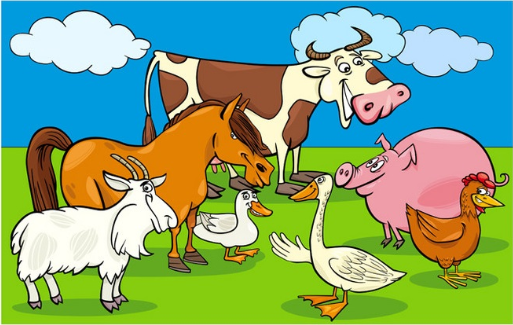
#> input picture images/r1.png, 513 x 325 px, found by its file name
$ python fark.py
#> lines starting #> are read from the running program, lines starting #| are printed output that depends on the picture; after the words box and inside, x2 and y2 are one past the last pixel; in counts of white or black regions, pixels touching at a corner belong together
import cv2

r1=cv2.imread("/home/serkan/Belgeler/2021-oyg1-hs-s1/images/r1.png")
#> r1 is the input picture: shape (325, 513, 3); mean B, G, R 123.3, 166.3, 127.4
r2=cv2.imread("/home/serkan/Belgeler/2021-oyg1-hs-s1/images/r2.png")
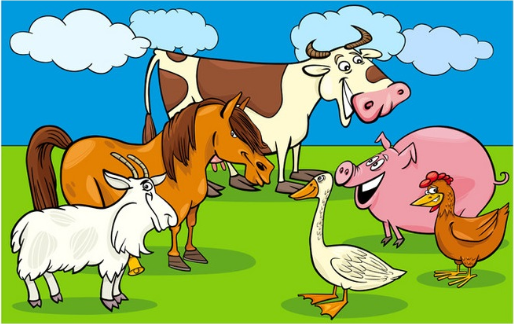
#> input picture images/r2.png, 514 x 324 px, found by its file name
#> r2 is the input picture: shape (324, 514, 3); mean B, G, R 121.4, 167.9, 129.3

r1=cv2.resize(r1,(513,325),interpolation=cv2.INTER_AREA)
r2=cv2.resize(r2,(513,325),interpolation=cv2.INTER_AREA)
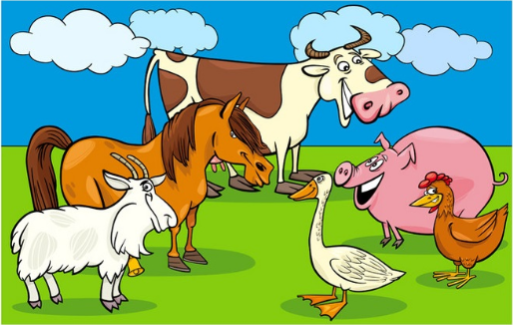
#> r2: shape (325, 513, 3); mean B, G, R 121.3, 167.8, 129.2
fark=cv2.absdiff(r1,r2)
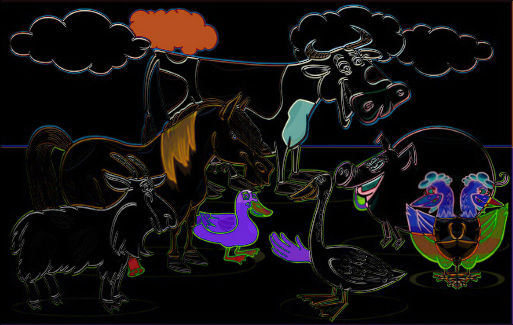
#> fark: shape (325, 513, 3); mean B, G, R 17.2, 17.2, 20.1
fark=cv2.cvtColor(fark,cv2.COLOR_BGR2GRAY)
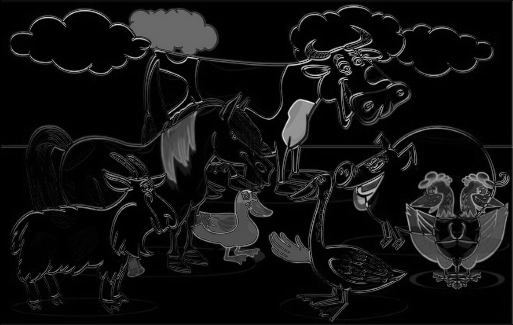
#> fark: shape (325, 513); min 0, max 238, mean 18.1

t,sb=cv2.threshold(fark,50,255,cv2.THRESH_BINARY_INV)
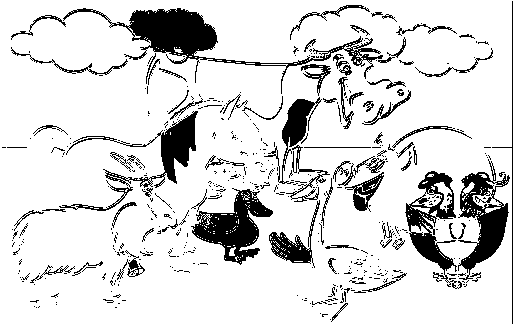
#> sb: shape (325, 513); 85.4% white; 468 black regions (382 under 20 px), largest, box (x1, y1, x2, y2) and area: (63, 8, 383, 94) 4356, (191, 188, 273, 265) 2698, (458, 159, 510, 280) 2544

cv2.imshow("fark",fark)
cv2.imshow("fark",sb)
cv2.waitKey(0)
